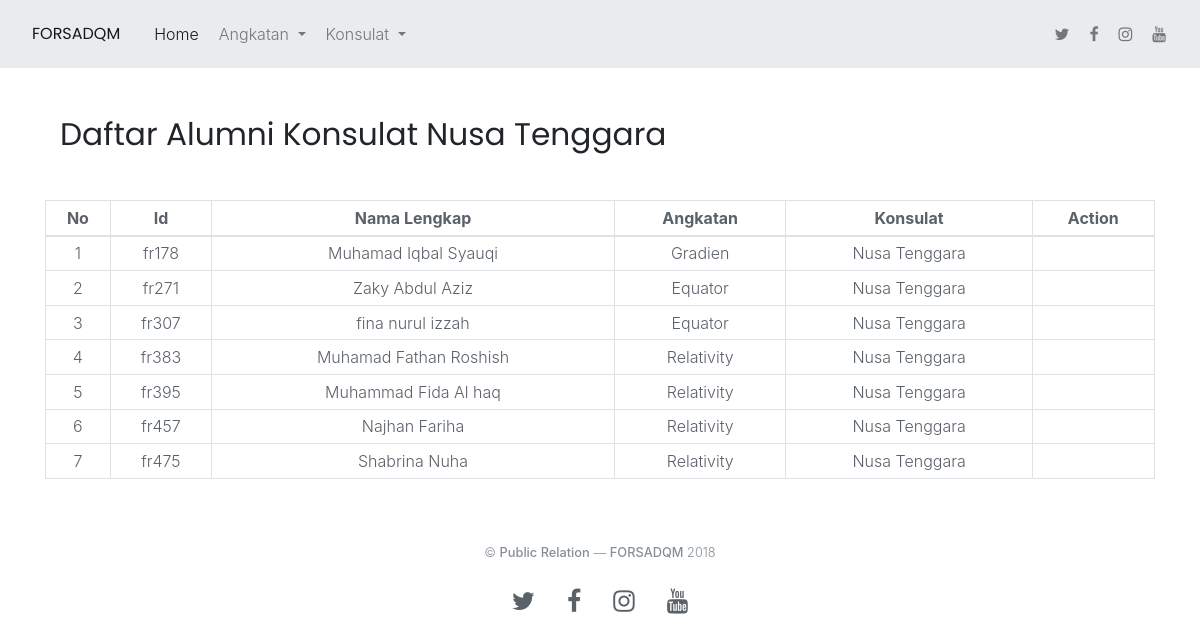
The page /index.php/konsulat/nusa on the database its author committed.
### tables this page shows
CREATE TABLE `t_alumni` (
  `id` varchar(5) NOT NULL,
  `nama` varchar(34) NOT NULL,
  `jk` varchar(6) NOT NULL,
  `tempat` varchar(33) DEFAULT NULL,
  `tgl` date DEFAULT NULL,
  `angkatan` int(11) NOT NULL,
  `status` varchar(28) DEFAULT NULL,
  `alamat` varchar(162) NOT NULL,
  `konsulat` int(11) NOT NULL,
  `hp` varchar(40) NOT NULL,
  `email` varchar(45) DEFAULT NULL,
  `sosmed` varchar(70) DEFAULT NULL,
  `profesi` varchar(62) NOT NULL,
  `pekerjaan` varchar(98) NOT NULL,
  `institusi` varchar(67) DEFAULT NULL,
  `fakultas` varchar(66) DEFAULT NULL,
  `kerja` varchar(37) DEFAULT NULL,
  `perusahaan` varchar(101) DEFAULT NULL,
  `riwayat` varchar(554) DEFAULT NULL,
  `prestasi` varchar(500) DEFAULT NULL,
  `liqo` varchar(5) DEFAULT NULL,
  `murobbi` varchar(426) DEFAULT NULL,
  `hp_murobbi` varchar(23) DEFAULT NULL,
  `alasan` varchar(174) DEFAULT NULL
);

CREATE TABLE `t_angkatan` (
  `id` int(11) NOT NULL,
  `nama` varchar(30) NOT NULL
);

CREATE TABLE `t_konsulat` (
  `id` int(11) NOT NULL,
  `nama` varchar(30) NOT NULL
);

### application/controllers/Konsulat.php (called while the page is built, shortened)
<?php
class Konsulat extends CI_Controller{
    function nusa(){
        $this->load->model('M_Forsadqm');
		$data['alumni']		= $this->M_Forsadqm->alumni()->result();
		$data['konsulat']	= $this->M_Forsadqm->konsulat()->result();
		$data['angkatan']	= $this->M_Forsadqm->angkatan()->result();
		$data['nusa']		    = $this->db->get_where('t_alumni',array('konsulat'=>'10'))->result();
		$data['irhaby']			= $this->db->get_where('t_alumni',array('angkatan'=>'1'))->result();
		$data['hamasatuna']		= $this->db->get_where('t_alumni',array('angkatan'=>'2'))->result();
		$data['sirius']			= $this->db->get_where('t_alumni',array('angkatan'=>'3'))->result();
		$data['gradien']		= $this->db->get_where('t_alumni',array('angkatan'=>'4'))->result();
		$data['equator']		= $this->db->get_where('t_alumni',array('angkatan'=>'5'))->result();
		$data['relativity']		= $this->db->get_where('t_alumni',array('angkatan'=>'6'))->result();
		$this->load->view('layout/header');
		$this->load->view('konsulat/nusa',$data);
		$this->load->view('layout/footer');
    }
}
?>

### index.php (called while the page is built, shortened)
<?php
require_once BASEPATH.'core/CodeIgniter.php';

### application/models/M_Forsadqm.php (called while the page is built, shortened)
<?php
class M_Forsadqm extends CI_Model{
    function konsulat(){
        return $this->db->get('t_konsulat');
        return $query->result();
    }
    function angkatan(){
        return $this->db->get('t_angkatan');
        return $query->result();
    }
}
?>

### application/views/konsulat/nusa.php (the view)
<div id="" class="container mb-5 mt-5">
       <div class="section-title col-md-12 ml-auto mr-auto">
           <h3 class="mb-4">Daftar Alumni Konsulat Nusa Tenggara</h3>
       </div>
   </div>
   <div class="container">
       <table class="table table-sm table-bordered table-hover">
           <thead>
               <tr>
                   <th class="text-center">No</th>
                   <th class="text-center">Id</th>
                   <th class="text-center">Nama Lengkap</th>
                   <th class="text-center">Angkatan</th>
                   <th class="text-center">Konsulat</th>
                   <th class="text-center">Action</th>
               </tr>
           </thead>
           <tbody>
           <?php
           $no = 1;
           foreach($nusa as $a){ ?>
               <tr>
                   <td class="text-center"><?php echo $no++ ?></td>
                   <td class="text-center"><?php echo $a->id ?></td>
                   <td class="text-center"><?php echo $a->nama ?></td>
                   <td class="text-center">
                       <?php foreach($angkatan as $an){ ?>
                           <?php if($a->angkatan == $an->id): ?>
                               <?php echo $an->nama ?>
                           <?php endif; ?>
                       <?php } ?>
                   </td>
                   <td class="text-center">
                       <?php foreach($konsulat as $k){ ?>
                           <?php if($a->konsulat == $k->id): ?>
                               <?php echo $k->nama ?>
                           <?php endif; ?>
                       <?php } ?>
                   </td>
                   <td class="text-center"></td>
               </tr>
           <?php } ?>
           </tbody>
       </table>
   </div>

### rows shown on the page
t_alumni: id "fr178", nama "Muhamad Iqbal Syauqi"
t_angkatan: nama "Gradien"
t_konsulat: nama "Nusa Tenggara"
t_alumni: id "fr271", nama "Zaky Abdul Aziz"
t_angkatan: nama "Equator"
t_alumni: id "fr307", nama "fina nurul izzah"
t_alumni: id "fr383", nama "Muhamad Fathan Roshish"
t_angkatan: nama "Relativity"
t_alumni: id "fr395", nama "Muhammad Fida Al haq"
t_alumni: id "fr457", nama "Najhan Fariha"
t_alumni: id "fr475", nama "Shabrina Nuha"
